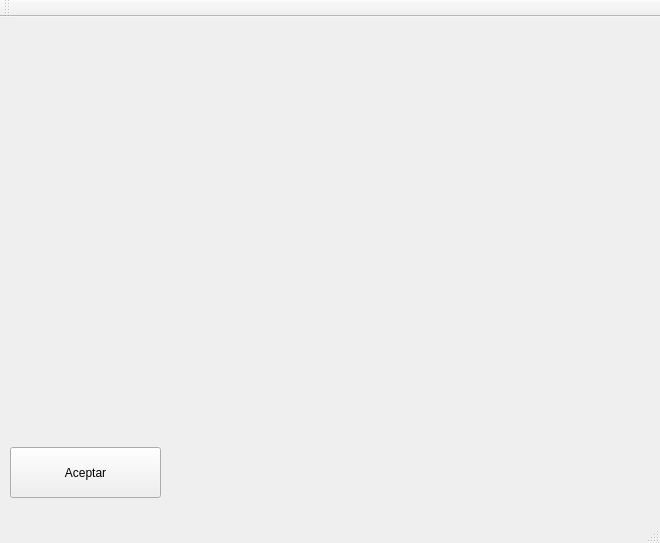
<?xml version="1.0" encoding="UTF-8"?>
<ui version="4.0">
 <class>Principal</class>
 <widget class="QMainWindow" name="Principal">
  <property name="geometry">
   <rect>
    <x>0</x>
    <y>0</y>
    <width>660</width>
    <height>543</height>
   </rect>
  </property>
  <property name="windowTitle">
   <string>Principal</string>
  </property>
  <widget class="QWidget" name="centralWidget">
   <widget class="QPushButton" name="pushButton">
    <property name="geometry">
     <rect>
      <x>10</x>
      <y>430</y>
      <width>151</width>
      <height>51</height>
     </rect>
    </property>
    <property name="text">
     <string>Aceptar</string>
    </property>
   </widget>
   <widget class="AInstrumentIndicator" name="aInstrumentIndicator">
    <property name="geometry">
     <rect>
      <x>140</x>
      <y>40</y>
      <width>70</width>
      <height>70</height>
     </rect>
    </property>
    <property name="indice">
     <number>0</number>
    </property>
    <property name="value">
     <number>2</number>
    </property>
    <property name="Normal" stdset="0">
     <number>2</number>
    </property>
    <property name="Alarma">
     <number>6</number>
    </property>
   </widget>
  </widget>
  <widget class="QMenuBar" name="menuBar">
   <property name="geometry">
    <rect>
     <x>0</x>
     <y>0</y>
     <width>660</width>
     <height>21</height>
    </rect>
   </property>
  </widget>
  <widget class="QToolBar" name="mainToolBar">
   <attribute name="toolBarArea">
    <enum>TopToolBarArea</enum>
   </attribute>
   <attribute name="toolBarBreak">
    <bool>false</bool>
   </attribute>
  </widget>
  <widget class="QStatusBar" name="statusBar"/>
 </widget>
 <layoutdefault spacing="6" margin="11"/>
 <customwidgets>
  <customwidget>
   <class>AInstrumentIndicator</class>
   <extends>AWidget</extends>
   <header>ainstrumentindicator.h</header>
  </customwidget>
  <customwidget>
   <class>AWidget</class>
   <extends>QWidget</extends>
   <header>awidget.h</header>
  </customwidget>
 </customwidgets>
 <resources/>
 <connections/>
</ui>
